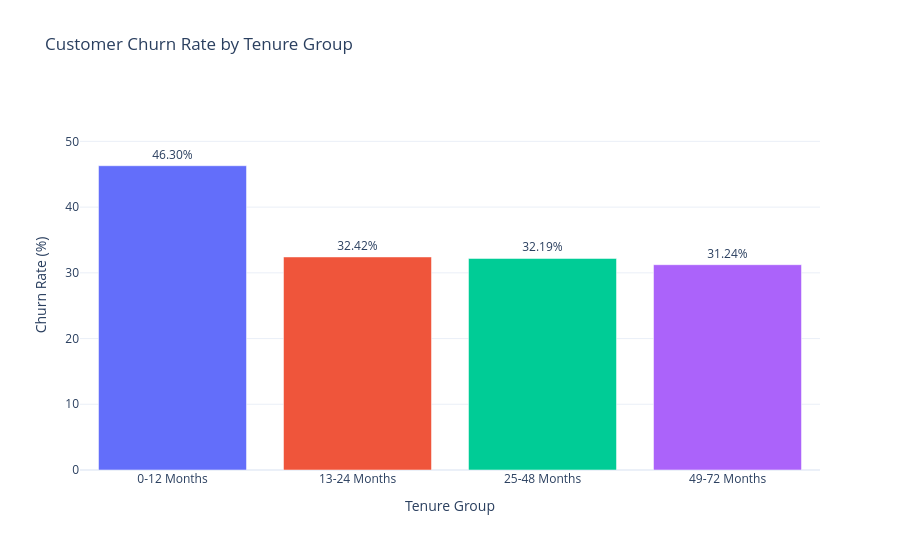

The notebook cell saved with this chart:
### Code cell
import plotly.express as px

# Get churn rate for each tenure group
churn_values = tenure_churn_rate[['Yes']].reset_index()

# Create percentage column for labels
churn_values['Churn_Rate'] = churn_values['Yes'].round(2)
churn_values['Churn_Label'] = churn_values['Yes'].apply(lambda x: f'{x:.2f}%')

# Interactive bar chart
fig = px.bar(
    churn_values,
    x='tenure_group',
    y='Churn_Rate',
    color='tenure_group',
    text='Churn_Label',
    title='Customer Churn Rate by Tenure Group',
    labels={
        'tenure_group': 'Tenure Group',
        'Churn_Rate': 'Churn Rate (%)'
    },
    color_discrete_sequence=[
        '#636EFA',
        '#EF553B',
        '#00CC96',
        '#AB63FA'
    ]
)

# Format data labels and hover
fig.update_traces(
    textposition='outside',
    hovertemplate=(
        '<b>Tenure Group:</b> %{x}<br>'
        '<b>Churn Rate:</b> %{y:.2f}%'
        '<extra></extra>'
    )
)

fig.update_layout(
    width=900,
    height=550,
    template='plotly_white',
    showlegend=False,
    yaxis=dict(
        title='Churn Rate (%)',
        range=[0, max(churn_values['Churn_Rate']) + 10]
    ),
    xaxis=dict(
        title='Tenure Group'
    )
)

fig.show()

### Figure 1 — Plotly figure (JSON) as saved in the notebook; plotly's stock layout.template omitted (floating-point values rounded to 4 significant figures)
{"data": [{"hovertemplate": "<b>Tenure Group:</b> %{x}<br><b>Churn Rate:</b> %{y:.2f}%<extra></extra>", "legendgroup": "0-12 Months", "marker": {"color": "#636EFA", "pattern": {"shape": ""}}, "name": "0-12 Months", "orientation": "v", "showlegend": true, "text": ["46.30%"], "textposition": "outside", "type": "bar", "x": ["0-12 Months"], "xaxis": "x", "y": [46.3], "yaxis": "y"}, {"hovertemplate": "<b>Tenure Group:</b> %{x}<br><b>Churn Rate:</b> %{y:.2f}%<extra></extra>", "legendgroup": "13-24 Months", "marker": {"color": "#EF553B", "pattern": {"shape": ""}}, "name": "13-24 Months", "orientation": "v", "showlegend": true, "text": ["32.42%"], "textposition": "outside", "type": "bar", "x": ["13-24 Months"], "xaxis": "x", "y": [32.42], "yaxis": "y"}, {"hovertemplate": "<b>Tenure Group:</b> %{x}<br><b>Churn Rate:</b> %{y:.2f}%<extra></extra>", "legendgroup": "25-48 Months", "marker": {"color": "#00CC96", "pattern": {"shape": ""}}, "name": "25-48 Months", "orientation": "v", "showlegend": true, "text": ["32.19%"], "textposition": "outside", "type": "bar", "x": ["25-48 Months"], "xaxis": "x", "y": [32.19], "yaxis": "y"}, {"hovertemplate": "<b>Tenure Group:</b> %{x}<br><b>Churn Rate:</b> %{y:.2f}%<extra></extra>", "legendgroup": "49-72 Months", "marker": {"color": "#AB63FA", "pattern": {"shape": ""}}, "name": "49-72 Months", "orientation": "v", "showlegend": true, "text": ["31.24%"], "textposition": "outside", "type": "bar", "x": ["49-72 Months"], "xaxis": "x", "y": [31.24], "yaxis": "y"}], "layout": {"barmode": "relative", "height": 550, "legend": {"title": {"text": "Tenure Group"}, "tracegroupgap": 0}, "showlegend": false, "title": {"text": "Customer Churn Rate by Tenure Group"}, "width": 900, "xaxis": {"anchor": "y", "categoryarray": ["0-12 Months", "13-24 Months", "25-48 Months", "49-72 Months"], "categoryorder": "array", "domain": [0, 1], "title": {"text": "Tenure Group"}}, "yaxis": {"anchor": "x", "domain": [0, 1], "range": [0, 56.3], "title": {"text": "Churn Rate (%)"}}}}
